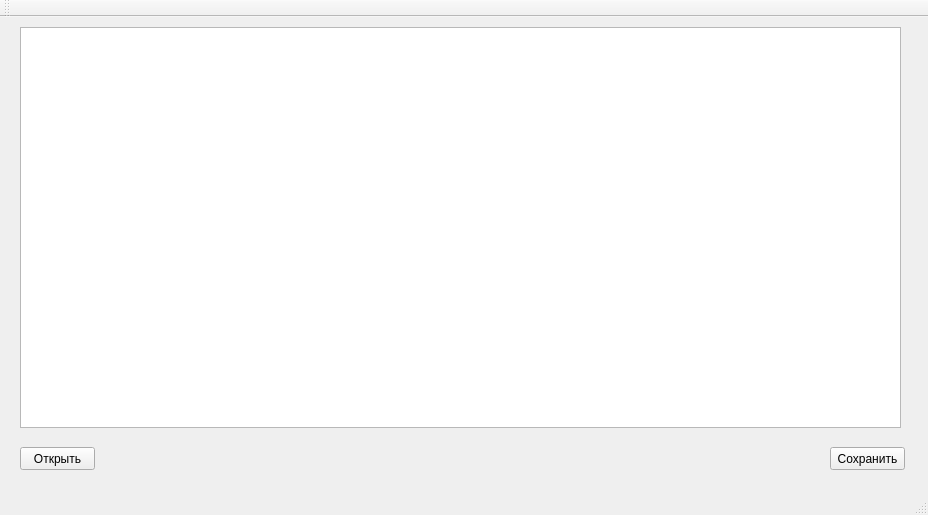
<?xml version="1.0" encoding="UTF-8"?>
<ui version="4.0">
 <class>MainWindow</class>
 <widget class="QMainWindow" name="MainWindow">
  <property name="geometry">
   <rect>
    <x>0</x>
    <y>0</y>
    <width>928</width>
    <height>515</height>
   </rect>
  </property>
  <property name="windowTitle">
   <string>MainWindow</string>
  </property>
  <widget class="QWidget" name="centralWidget">
   <widget class="QPushButton" name="OpenButton">
    <property name="geometry">
     <rect>
      <x>20</x>
      <y>430</y>
      <width>75</width>
      <height>23</height>
     </rect>
    </property>
    <property name="text">
     <string>Открыть</string>
    </property>
   </widget>
   <widget class="QTextEdit" name="Text">
    <property name="geometry">
     <rect>
      <x>20</x>
      <y>10</y>
      <width>881</width>
      <height>401</height>
     </rect>
    </property>
   </widget>
   <widget class="QPushButton" name="pushButton">
    <property name="geometry">
     <rect>
      <x>830</x>
      <y>430</y>
      <width>75</width>
      <height>23</height>
     </rect>
    </property>
    <property name="text">
     <string>Сохранить</string>
    </property>
   </widget>
  </widget>
  <widget class="QMenuBar" name="menuBar">
   <property name="geometry">
    <rect>
     <x>0</x>
     <y>0</y>
     <width>928</width>
     <height>21</height>
    </rect>
   </property>
  </widget>
  <widget class="QToolBar" name="mainToolBar">
   <attribute name="toolBarArea">
    <enum>TopToolBarArea</enum>
   </attribute>
   <attribute name="toolBarBreak">
    <bool>false</bool>
   </attribute>
  </widget>
  <widget class="QStatusBar" name="statusBar"/>
 </widget>
 <layoutdefault spacing="6" margin="11"/>
 <resources/>
 <connections/>
</ui>
